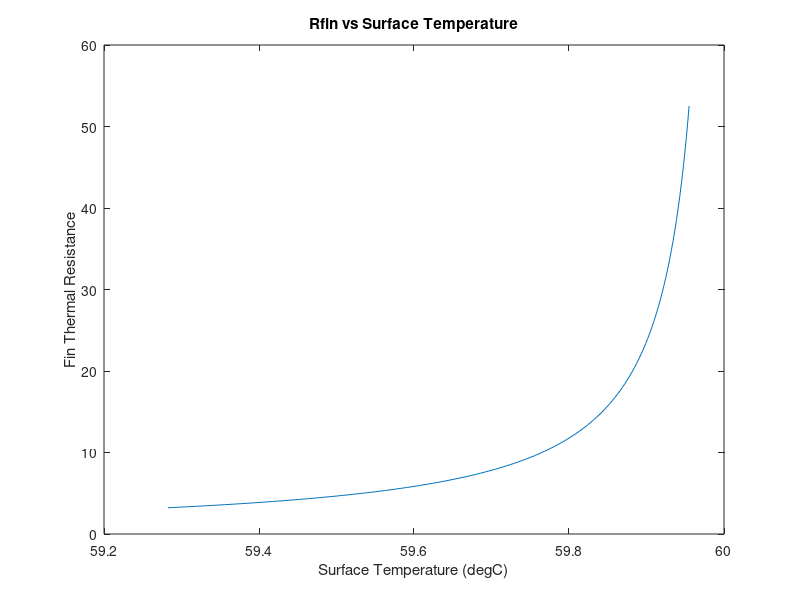
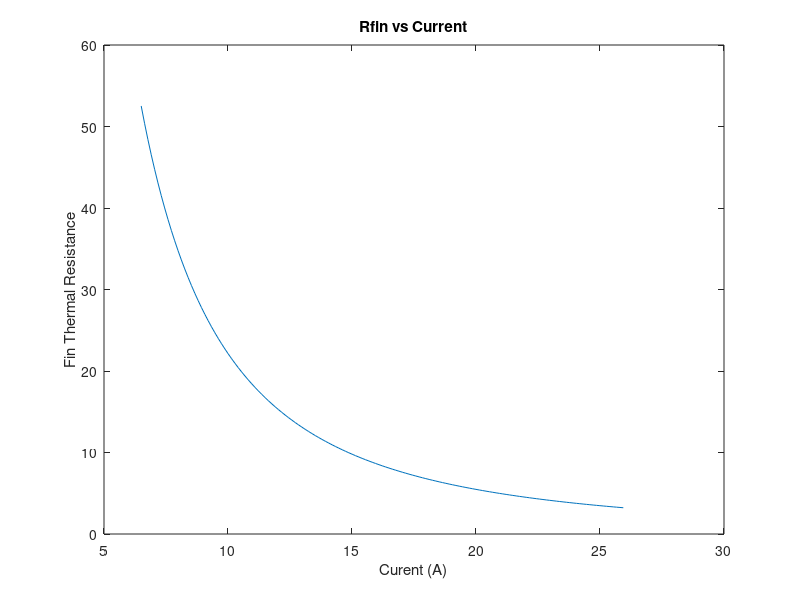
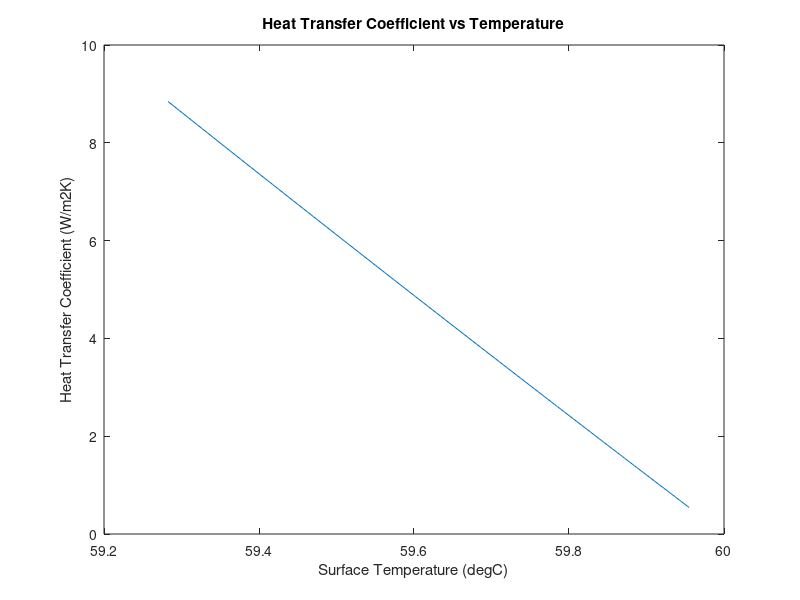

Write the MATLAB code that produced these figures, in order.
current = 6.5:0.135:26;
IR = 0.0135; % Ohms
radius = 10.775/1000; % meters
height = 70.15/1000; % meters
Tmax = 60 + 273.15; % Kelvin, set this at the center of the axial axis, so z(max) = 1/2*cell height
Tambient = 30 + 273.15; % Kelvin
Rpaste = 0.001; %K/W
axialthermalconductivity = 20.61; % W/mK

heat_flux = zeros(length(current), 1);
h = zeros(length(current), 1);
Tsurface = zeros(length(current), 1);
Tsurface_withconv = zeros(length(current), 1);
qconv = zeros(length(current), 1);
Rcell = zeros(length(current), 1);
Rfins = zeros(length(current), 1);

for i = 1:length(current)
    %heat_flux(i) = ((current(i))^2*IR)/(pi*(radius)^2);
    heat_flux(i) = ((current(i))^2*IR)/(height/2*radius); %area as a rectangular region
    
    Tsurface(i) = Tmax - heat_flux(i)/(2*axialthermalconductivity)*((height/2)^2); % Kelvin
    h(i) = (heat_flux(i)*radius)/(Tsurface(i)-Tambient);
    %qconv(i) = (h(i)*2*pi*radius^2+2*pi*radius)*(Tsurface(i)-Tambient);
    %Tsurface_withconv(i) = Tmax - (heat_flux(i)-qconv(i))/(2*axialthermalconductivity)*((height/2)^2); % Kelvin

    Rcell(i) = (Tmax - Tsurface(i))/((current(i))^2*IR);
    Rfins(i) = (Tmax - Tambient)/(current(i)^2*IR)-Rcell(i)-Rpaste;
end
% display(Rcell);
% format long;

figure
plot(Tsurface-273.15,Rfins);
xlabel('Surface Temperature (degC)');
ylabel('Fin Thermal Resistance');
title('Rfin vs Surface Temperature');

figure
plot(current,Rfins);
xlabel('Curent (A)');
ylabel('Fin Thermal Resistance');
title('Rfin vs Current');

figure
plot(Tsurface-273.15,h);
xlabel('Surface Temperature (degC)');
ylabel('Heat Transfer Coefficient (W/m2K)'); 
title('Heat Transfer Coefficient vs Temperature');

